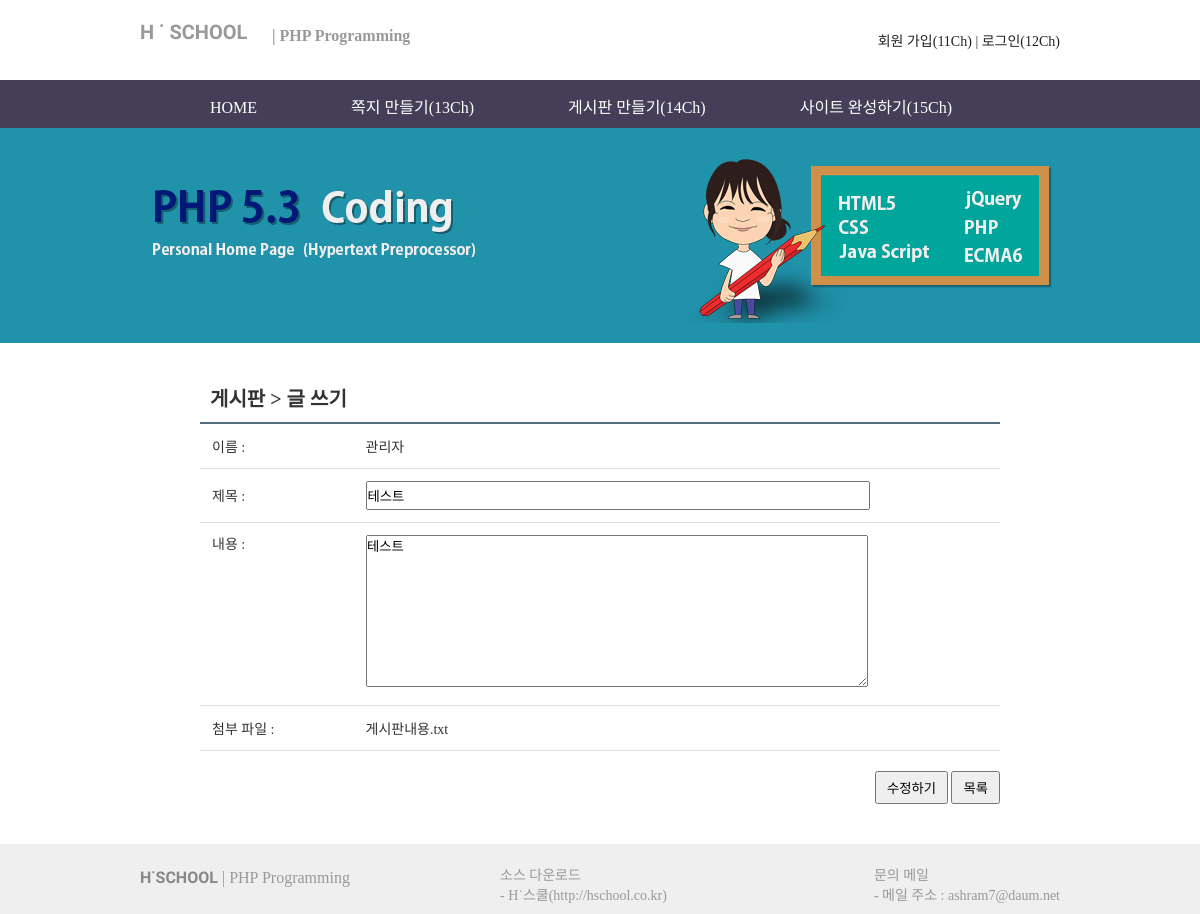
/board/board_modify_form.php?num=27&page=1, run on the app's committed database.
### tables this page shows
CREATE TABLE `board` (
  `num` int(11) NOT NULL,
  `id` char(15) NOT NULL,
  `name` char(10) NOT NULL,
  `subject` char(200) NOT NULL,
  `content` text NOT NULL,
  `regist_day` char(20) NOT NULL,
  `hit` int(11) NOT NULL,
  `file_name` char(40) DEFAULT NULL,
  `file_type` char(40) DEFAULT NULL,
  `file_copied` char(40) DEFAULT NULL
);

### board/board_modify_form.php (the view, shortened to what this page needs)
<!DOCTYPE html>
<html>
<head>
<link rel="stylesheet" type="text/css" href="../css/common.css">
<link rel="stylesheet" type="text/css" href="../css/board.css">
</head>
<body>
<header>
	<?php include "../include/header.php";?>
</header>
<section>
	<div id="main_img_bar">
		<img src="../img/main_img.png">
	</div>
	<div id="board_box">
		<h3 id="board_title">
			게시판 > 글 쓰기
		</h3>
<?php
	$num  = $_GET["num"];
	$page = $_GET["page"];
	$con = mysqli_connect(DBhost, DBuser, DBpass, DBname);
	$sql = "select * from board where num=$num";
	$result = mysqli_query($con, $sql);
	$row = mysqli_fetch_array($result);
	$name       = $row["name"];
	$subject    = $row["subject"];
	$content    = $row["content"];
	$file_name  = $row["file_name"];
?>
		<form  name="board_form" method="post" action="board_modify.php?num=<?=$num?>&page=<?=$page?>" enctype="multipart/form-data">
			<ul id="board_form">
				<li>
					<span class="col1">이름 : </span>
					<span class="col2"><?=$name?></span>
				</li>
				<li>
					<span class="col1">제목 : </span>
					<span class="col2"><input name="subject" type="text" value="<?=$subject?>"></span>
				</li>
				<li id="text_area">
					<span class="col1">내용 : </span>
					<span class="col2">
						<textarea name="content"><?=$content?></textarea>
					</span>
				</li>
				<li>
					<span class="col1"> 첨부 파일 : </span>
					<span class="col2"><?=$file_name?></span>
				</li>
			</ul>
			<ul class="buttons">
				<li><button type="button" onclick="check_input()">수정하기</button></li>
				<li><button type="button" onclick="location.href='board_list.php'">목록</button></li>
			</ul>
		</form>
	</div>
</section>
<footer>
	<?php include "../include/footer.php";?>
</footer>
</body>
</html>

### css/common.css (style rules this page uses)
* { padding: 0; margin: 0; }
body { font-family: "맑은 고딕", "돋움" sans-serif; font-size: 14px; color: #333333; }
img { border: 0; }
ul { list-style-type: none; }
#main_img_bar { height: 215px; text-align: center; background-color: #2092aa; }
#main_img_bar img { margin-top: 25px; }
footer { height: 70px; background-color: #efefef; }

### css/board.css (style rules this page uses)
#board_box { position: relative; width: 800px; margin: 0 auto; }
#board_box h3 { margin-top: 30px; padding: 10px; border-bottom: solid 2px #516e7f; font-size: 20px; }
#board_form span { display: inline-block; }
#board_form .col1 { width: 150px; }
#board_form li { padding: 12px; border-bottom: solid 1px #dddddd; }
#board_form input { width: 500px; height: 25px; }
#board_form textarea { width: 500px; height: 150px; }
#board_form #text_area { position: relative; height: 158px; }
#board_form #text_area .col1 { position: absolute; top: 10px; }
#board_form #text_area .col2 { position: absolute; left: 166px; }
#board_box .buttons { text-align: right; margin: 20px 0 40px 0; }
#board_box .buttons li { display: inline; }
#board_box .buttons button { padding: 5px 10px; cursor: pointer; }
#board_box { width: 800px; margin: 0 auto; }

### data on the page
board: name "관리자", subject "테스트", content "테스트", file_name "게시판내용.txt"
